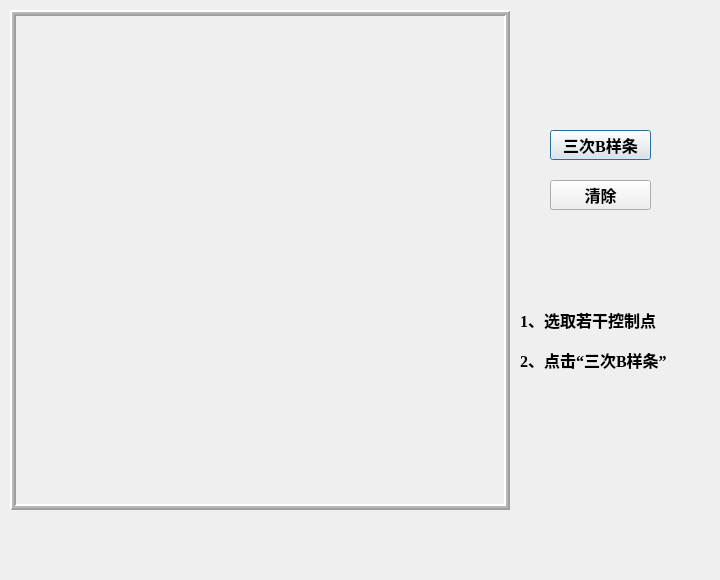
<?xml version="1.0" encoding="UTF-8"?>
<ui version="4.0">
 <class>Bspline</class>
 <widget class="QDialog" name="Bspline">
  <property name="geometry">
   <rect>
    <x>0</x>
    <y>0</y>
    <width>720</width>
    <height>580</height>
   </rect>
  </property>
  <property name="windowTitle">
   <string>Dialog</string>
  </property>
  <widget class="QLabel" name="label">
   <property name="geometry">
    <rect>
     <x>90</x>
     <y>310</y>
     <width>54</width>
     <height>12</height>
    </rect>
   </property>
   <property name="text">
    <string/>
   </property>
  </widget>
  <widget class="QLabel" name="label_2">
   <property name="geometry">
    <rect>
     <x>10</x>
     <y>10</y>
     <width>500</width>
     <height>500</height>
    </rect>
   </property>
   <property name="frameShape">
    <enum>QFrame::Box</enum>
   </property>
   <property name="frameShadow">
    <enum>QFrame::Raised</enum>
   </property>
   <property name="lineWidth">
    <number>2</number>
   </property>
   <property name="midLineWidth">
    <number>2</number>
   </property>
   <property name="text">
    <string/>
   </property>
  </widget>
  <widget class="QPushButton" name="CubicBsplineBtn">
   <property name="geometry">
    <rect>
     <x>550</x>
     <y>130</y>
     <width>101</width>
     <height>30</height>
    </rect>
   </property>
   <property name="font">
    <font>
     <family>Times New Roman</family>
     <pointsize>12</pointsize>
     <weight>75</weight>
     <bold>true</bold>
    </font>
   </property>
   <property name="text">
    <string>三次B样条</string>
   </property>
  </widget>
  <widget class="QPushButton" name="ClearBtn">
   <property name="geometry">
    <rect>
     <x>550</x>
     <y>180</y>
     <width>101</width>
     <height>30</height>
    </rect>
   </property>
   <property name="font">
    <font>
     <family>Times New Roman</family>
     <pointsize>12</pointsize>
     <weight>75</weight>
     <bold>true</bold>
    </font>
   </property>
   <property name="text">
    <string>清除</string>
   </property>
  </widget>
  <widget class="QLabel" name="label_4">
   <property name="geometry">
    <rect>
     <x>520</x>
     <y>310</y>
     <width>181</width>
     <height>20</height>
    </rect>
   </property>
   <property name="font">
    <font>
     <family>Times New Roman</family>
     <pointsize>12</pointsize>
     <weight>75</weight>
     <bold>true</bold>
    </font>
   </property>
   <property name="text">
    <string>1、选取若干控制点</string>
   </property>
  </widget>
  <widget class="QLabel" name="label_5">
   <property name="geometry">
    <rect>
     <x>520</x>
     <y>350</y>
     <width>181</width>
     <height>20</height>
    </rect>
   </property>
   <property name="font">
    <font>
     <family>Times New Roman</family>
     <pointsize>12</pointsize>
     <weight>75</weight>
     <bold>true</bold>
    </font>
   </property>
   <property name="text">
    <string>2、点击“三次B样条”</string>
   </property>
  </widget>
 </widget>
 <resources/>
 <connections/>
</ui>
